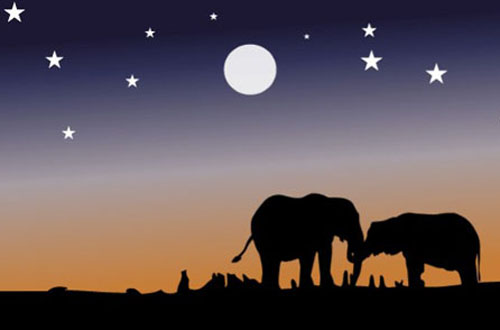
#> input picture elephant.jpg, 500 x 330 px
$ jupyter execute Image_Segmentation_using_Clustering.ipynb
#> lines starting #> are read from the running program, lines starting #| are printed output that depends on the picture
## Importing Libraries

[cell 1]
import numpy as np
import pandas as pd
import matplotlib.pyplot as plt
from sklearn.cluster import KMeans
import cv2

# Unsupervised Image Segmentation using Clustering!

Image segmentation is a crucial step in image processing and is essential for analyzing image contents. For instance, to determine if an indoor image contains a chair or a person, image segmentation can be used to isolate and examine each object individually. It typically precedes tasks like pattern recognition, feature extraction, and image compression.

Image segmentation involves classifying an image into various groups. Extensive research has been conducted in this field, particularly using clustering techniques. Among these, the K-Means clustering algorithm is one of the most widely used methods.

The process of image segmentation transforms an image into a set of pixel regions, represented by a mask or a labeled image. This segmentation allows for the targeted processing of significant image segments rather than the entire image.

In this section we want to demonstrate K-Mean able to cluster similar pixel properly. and finaly segment components of an image!

## Load Data

[cell 2]
import warnings
warnings.filterwarnings("ignore")

[cell 3]
im =  cv2.imread('elephant.jpg') # Reads an image into BGR Format
#> im is the input picture: shape (330, 500, 3); mean B, G, R 85.4, 81.1, 93.9
im = cv2.cvtColor(im,cv2.COLOR_BGR2RGB)
original_shape = im.shape
#> original_shape = (330, 500, 3)
print(im.shape)
#| (330, 500, 3)

[cell 4]
plt.imshow(im) # as RGB Format
plt.show()

[cell 5]
# Flatten Each channel of the Image
all_pixels  = im.reshape((-1,3))
print(all_pixels.shape)
#| (165000, 3)

## Number of Dominant Colors in Image

The optimal number of clusters when clustering all pixels represents the predominant colors in an image.

[cell 6]
# Elbow Method
wcss = []
for i in range(1, 20):
    kmeans = KMeans(n_clusters=i, init='k-means++', max_iter=300, n_init=10, random_state=0)
    kmeans.fit(all_pixels)
    wcss.append(kmeans.inertia_)
#> after the loop, wcss = [2.01e+09, 484762497.7, 297742075.9, 209056749.9, 130875368, 77840489.3, 54453498.8, 43396243.8, 32867791.1, 27535266.7, 23960385, 20746944.5, 17699754.8, 15831432.7, 14156248.8, 12450712, 11441546.9, 10523436.9, 9742924.7]

plt.figure(figsize=(10, 5))
plt.plot(range(1, 20), wcss, marker='o')
plt.title('Elbow Method')
plt.xlabel('Number of clusters')
plt.ylabel('WCSS')
plt.show()
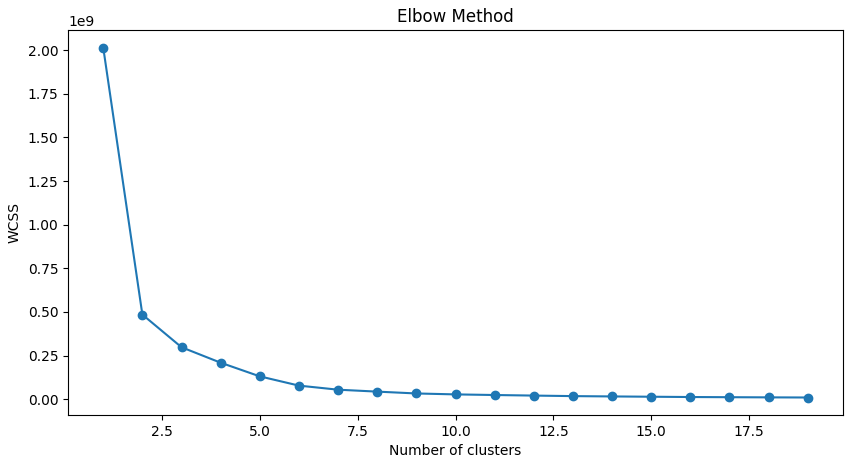
#> figure drawn by matplotlib, 1 panel; curve peaks at x = 1, y = 2.01e+09

## Visualize Dominant Color

[cell 7]
dominant_colors = 6
kmeans = KMeans(n_clusters=dominant_colors, init='k-means++', max_iter=300, n_init=10, random_state=0)
kmeans.fit(all_pixels)

[cell 8]
centers = kmeans.cluster_centers_
print(centers) # In RGB Format

[cell 9]
i = 1
plt.figure(0,figsize=(8,2))
# Storing info in color array
colors = []
for each_col in centers:
    plt.subplot(1,6,i)
    plt.axis("off")
    i+=1

    colors.append(each_col)

    # Color Swatch
    a = np.zeros((100,100,3),dtype='uint8')
    a[:,:,:] = each_col
    plt.imshow(a)

plt.show()
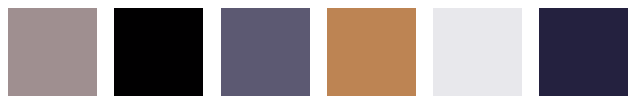
#> figure drawn by matplotlib, 6 panels

## Segmenting original image

[cell 10]
new_img = np.zeros((330*500,3),dtype='uint8')
print(new_img.shape)

[cell 11]
colors = kmeans.cluster_centers_
lables = kmeans.labels_

# Iterate over the image
for ix in range(new_img.shape[0]):
    new_img[ix] = colors[lables[ix]]

new_img = new_img.reshape((original_shape))
plt.imshow(new_img)
plt.show()
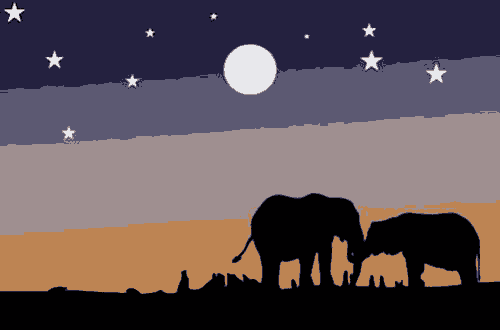
#> shown: shape (330, 500, 3); mean R, G, B 93.4, 80.4, 85.1
